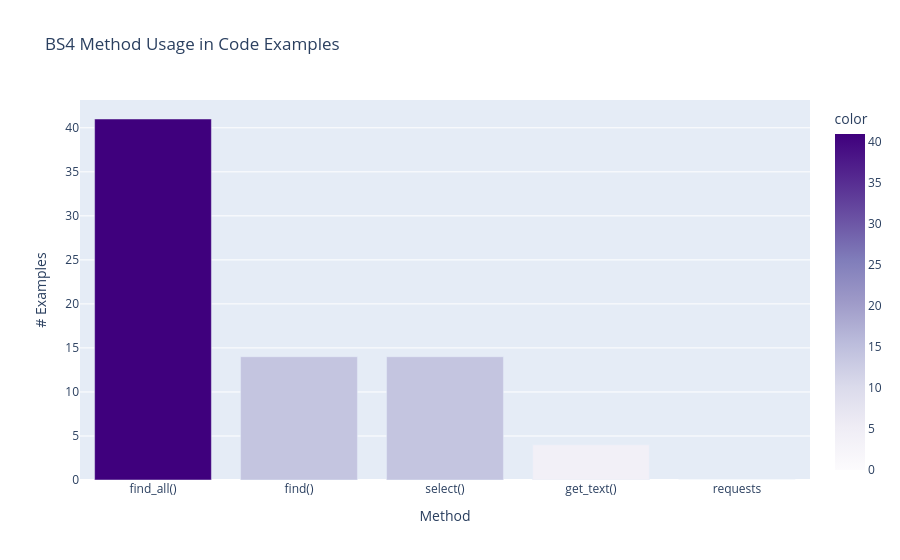

Source (notebook cell):
### Markdown cell above
## Q8 — How many code examples use get_text()?

### Code cell
n = int(code['contains_get_text'].sum())
pct = n / len(code) * 100
print(f'get_text() appears in {n} / {len(code)} examples ({pct:.1f}%)')

# Full method comparison
method_cols   = ['contains_find_all','contains_find','contains_select',
                 'contains_get_text','contains_requests']
method_labels = ['find_all()','find()','select()','get_text()','requests']
method_counts = [int(code[c].sum()) for c in method_cols]
method_pcts   = [c / len(code) * 100 for c in method_counts]

print('\nAll method usage:')
for label, cnt, pct in zip(method_labels, method_counts, method_pcts):
    print(f'  {label:<15} {cnt:>3} examples  ({pct:.1f}%)')

fig = px.bar(x=method_labels, y=method_counts,
             title='BS4 Method Usage in Code Examples',
             labels={'x':'Method','y':'# Examples'},
             color=method_counts, color_continuous_scale='Purples')
fig.show()

### Figure 1 — Plotly figure (JSON) as saved in the notebook; plotly's stock layout.template omitted (floating-point values rounded to 4 significant figures)
{"data": [{"hovertemplate": "Method=%{x}<br># Examples=%{y}<br>color=%{marker.color}<extra></extra>", "legendgroup": "", "marker": {"color": [41, 14, 14, 4, 0], "coloraxis": "coloraxis", "pattern": {"shape": ""}}, "name": "", "orientation": "v", "showlegend": false, "textposition": "auto", "type": "bar", "x": ["find_all()", "find()", "select()", "get_text()", "requests"], "xaxis": "x", "y": [41, 14, 14, 4, 0], "yaxis": "y"}], "layout": {"barmode": "relative", "coloraxis": {"autocolorscale": false, "colorbar": {"title": {"text": "color"}}, "colorscale": [[0, "rgb(252,251,253)"], [0.125, "rgb(239,237,245)"], [0.25, "rgb(218,218,235)"], [0.375, "rgb(188,189,220)"], [0.5, "rgb(158,154,200)"], [0.625, "rgb(128,125,186)"], [0.75, "rgb(106,81,163)"], [0.875, "rgb(84,39,143)"], [1, "rgb(63,0,125)"]]}, "legend": {"tracegroupgap": 0}, "title": {"text": "BS4 Method Usage in Code Examples"}, "xaxis": {"anchor": "y", "domain": [0, 1], "title": {"text": "Method"}}, "yaxis": {"anchor": "x", "domain": [0, 1], "title": {"text": "# Examples"}}}}
